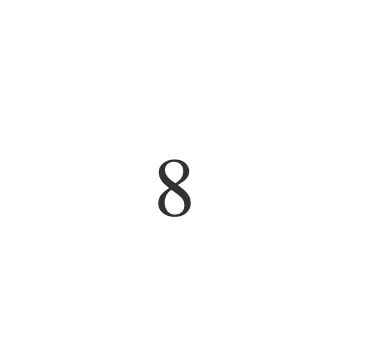
#> input picture getNumber/ImgProcess/img/white8.jpg, 366 x 348 px, found by its file name
$ python __init__.py img/white8.jpg   (Python 2 division)   (older library calls are emulated)
#> lines starting #> are read from the running program, lines starting #| are printed output that depends on the picture; after the words box and inside, x2 and y2 are one past the last pixel; in counts of white or black regions, pixels touching at a corner belong together
#> in process_img, img is the input picture: shape (348, 366, 3); min 41, max 255, mean 253.7
# coding:utf-8

import copy
import sys
import os

import cv2
import matplotlib.pyplot as plt
import numpy as np
import tensorflow as tf
from PIL import Image, ImageFilter


#灰度化处理
def cvt_Color(img):
    img=cv2.cvtColor(img,cv2.COLOR_BGR2GRAY)
#> img: shape (348, 366)
    return img


# 去边框/加边框
def get_Side(img):
    # 将图片的边缘变为白色
    height, width = img.shape
    for i in range(width):
        img[0, i] = 255
        img[height-1, i] = 255
    for j in range(height):
        img[j, 0] = 255
        img[j, width-1] = 255
    return img


# 中值滤波,降噪
def median_Blur(img, m=3):
#> called with m = 3
    blur = cv2.medianBlur(img, m) #模板大小3*3
    return blur


# 二值化处理
def thresh_old(img, l=150, h=255):
#> called with l = 150, h = 255
    ret,im_fixed=cv2.threshold(img,l,h,cv2.THRESH_BINARY)
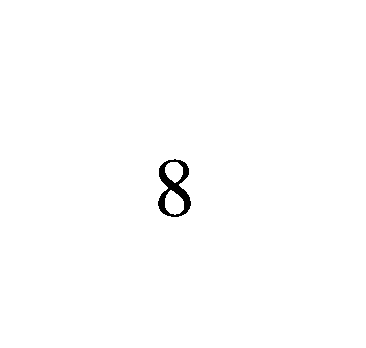
#> im_fixed: shape (348, 366); 99.4% white; 1 black region
#> ret = 150
    #im_fixed = cv2.adaptiveThreshold(img, 255, cv2.ADAPTIVE_THRESH_GAUSSIAN_C, cv2.THRESH_BINARY, 21, 1)
    return im_fixed


# 裁剪字符
def cut(img):
    # 查找检测物体的轮廓
    image, contours, hierarchy = cv2.findContours(img, 2, 2)
#> contours = 4 contours; box (x1, y1, x2, y2) and area: (0, 0, 366, 348) 126655, (157, 158, 192, 218) 1494, (165, 190, 184, 215) 321, (165, 162, 183, 183) 258
    #cv2.imshow('image',image)
    # 计数器
    flag = 1
    for cnt in contours:
        # 最小的外接矩形, cnt是一个二值图, x,y是矩阵左上点的坐标, w,h是矩阵的宽和高
        x, y, w, h = cv2.boundingRect(cnt)
        if x != 0 and y != 0 and w*h >= 500:
            #print((x,y,w,h))
            # 调整图像尺寸为28*28
            resize_img = cv2.resize(img[y:y+h, x:x+w], (28,28))
            # 再次二值化
            im_fixed = thresh_old(resize_img, 200, 255)
            # 显示图片
            new_img = get_Side(im_fixed)
            image = Image.fromarray(new_img)
            flag += 1
#> this loop made 4 passes
#> (x, y, w, h, ret in thresh_old, height in get_Side, width in get_Side, flag) on pass 4: (157, 158, 35, 60, 200, 28, 28, 2)
#> (x, y, w, h) on passes 1 to 2: (165, 190, 19, 25), (165, 162, 18, 21)
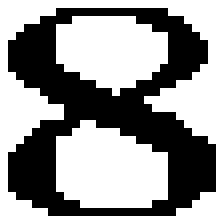
#> im_fixed: shape (28, 28) (shown 8 times larger); 59.4% white; 1 black region, box (x1, y1, x2, y2) and area: (1, 1, 27, 27) 318
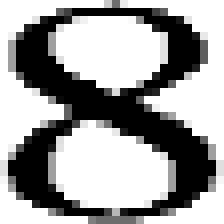
#> resize_img: shape (28, 28) (shown 8 times larger); min 0, max 255, mean 159.7
#> after the loop, flag = 2
    return image


def image_prepare(img):
    # [5 lines of commented-out code are left out]
    data = list(img.getdata())
#> data = 784 values, max 255 at index 0, min 0 at index 35, mean 151.6
    result = [ (255-x)*1.0/255.0 for x in data]
#> result = 784 values, max 1 at index 35, min 0 at index 0, mean 0.406
    x = tf.placeholder("float", shape=[None, 784])
    #训练标签数据
    y_ = tf.placeholder("float", shape=[None, 10])
    x_image = tf.reshape(x, [-1,28,28,1])

    conv1_weights = tf.get_variable("conv1_weights", [5, 5, 1, 32], initializer=tf.truncated_normal_initializer(stddev=0.1))
    conv1_biases = tf.get_variable("conv1_biases", [32], initializer=tf.constant_initializer(0.0))
    conv1 = tf.nn.conv2d(x_image, conv1_weights, strides=[1, 1, 1, 1], padding='SAME')
    relu1 = tf.nn.relu( tf.nn.bias_add(conv1, conv1_biases) )
    pool1 = tf.nn.max_pool(relu1, ksize=[1, 2, 2, 1], strides=[1, 2, 2, 1], padding='SAME')

    conv2_weights = tf.get_variable("conv2_weights", [5, 5, 32, 64], initializer=tf.truncated_normal_initializer(stddev=0.1)) #过滤器大小为5*5, 当前层深度为32， 过滤器的深度为64
    conv2_biases = tf.get_variable("conv2_biases", [64], initializer=tf.constant_initializer(0.0))
    conv2 = tf.nn.conv2d(pool1, conv2_weights, strides=[1, 1, 1, 1], padding='SAME') #移动步长为1, 使用全0填充
    relu2 = tf.nn.relu( tf.nn.bias_add(conv2, conv2_biases) )

    pool2 = tf.nn.max_pool(relu2, ksize=[1, 2, 2, 1], strides=[1, 2, 2, 1], padding='SAME')

    fc1_weights = tf.get_variable("fc1_weights", [7 * 7 * 64, 1024], initializer=tf.truncated_normal_initializer(stddev=0.1)) #7*7*64=3136把前一层的输出变成特征向量
    fc1_baises = tf.get_variable("fc1_baises", [1024], initializer=tf.constant_initializer(0.1))
    pool2_vector = tf.reshape(pool2, [-1, 7 * 7 * 64])
    fc1 = tf.nn.relu(tf.matmul(pool2_vector, fc1_weights) + fc1_baises)

    #为了减少过拟合，加入Dropout层
    keep_prob = tf.placeholder(tf.float32)
    fc1_dropout = tf.nn.dropout(fc1, keep_prob)

    #第六层：全连接层
    fc2_weights = tf.get_variable("fc2_weights", [1024, 10], initializer=tf.truncated_normal_initializer(stddev=0.1)) #神经元节点数1024, 分类节点10
    fc2_biases = tf.get_variable("fc2_biases", [10], initializer=tf.constant_initializer(0.1))
    fc2 = tf.matmul(fc1_dropout, fc2_weights) + fc2_biases

    #第七层：输出层
    # softmax
    y_conv = tf.nn.softmax(fc2)

    #定义交叉熵损失函数
    cross_entropy = tf.reduce_mean(-tf.reduce_sum(y_ * tf.log(y_conv), reduction_indices=[1]))

    #选择优化器，并让优化器最小化损失函数/收敛, 反向传播
    train_step = tf.train.AdamOptimizer(1e-4).minimize(cross_entropy)

    # tf.argmax()返回的是某一维度上其数据最大所在的索引值，在这里即代表预测值和真实值
    # 判断预测值y和真实值y_中最大数的索引是否一致，y的值为1-10概率
    correct_prediction = tf.equal(tf.argmax(y_conv,1), tf.argmax(y_,1))

    # 用平均值来统计测试准确率
    accuracy = tf.reduce_mean(tf.cast(correct_prediction, tf.float32))


    #导入训练好的模型
    sess = tf.InteractiveSession()
    saver = tf.train.Saver()
    tf.global_variables_initializer().run()
    # 找到文件父级目录
    model_path = os.path.dirname(os.path.abspath(__file__)) + "/model/model.ckpt"
    # print model_path
    saver.restore(sess, model_path)
    #print("W1:", sess.run(conv1_weights)) # 打印v1、v2的值一会读取之后对比
    #print("W2:", sess.run(conv1_biases))
    prediction=tf.argmax(y_conv,1)
    predint=prediction.eval(feed_dict={x: [result],keep_prob: 1.0}, session=sess)

    #print('recognize result:')
    #print(predint[0])
    return predint[0]


def process_img(filedir):
    #读入原始图像
    img=cv2.imread(filedir)
    # 灰度图
    gary = cvt_Color(img)
    # 降噪
    blur = median_Blur(gary)
    # 二值化
    thresh = thresh_old(blur)
    # 裁剪

    image = cut(thresh)
    result = image_prepare(image)
    return result


if __name__ == "__main__":
    print process_img('ImgProcess/img/white8.jpg')
#> (the call stopped at in image_prepare, `x = tf.placeholder("float", shape=[None, 784])`: tensorflow is not available in this run)
